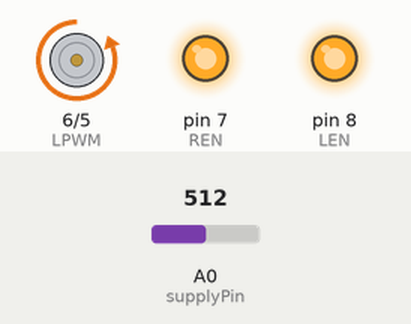
A sketch run on a simulated Arduino Uno, built with avr-gcc and run on an emulated ATmega328P. On the bench: motor-driver pin pairs drawn as motors (green arrow = first pin HIGH = forward, orange = second pin HIGH = backward, longer = more drive), output pins drawn as LEDs (lit = HIGH). Inputs (shaded band) come from the test bench; at power-on: A0 (supplyPin) = 512. What the sketch prints to the serial monitor is not drawn.

Above: at 11.0 s.
11.1 s: A0 (supplyPin) set to 528
At 21.6 s:
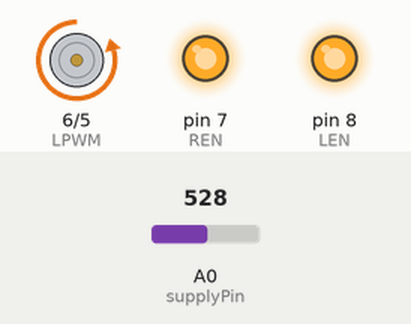
21.9 s: A0 (supplyPin) set to 716
At 32.0 s:
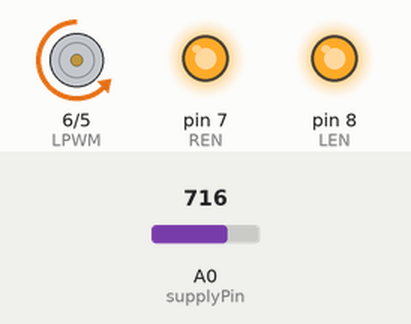
Timing chart, 0 to 33.5 s (numbered marks = the images above; inputs shaded):
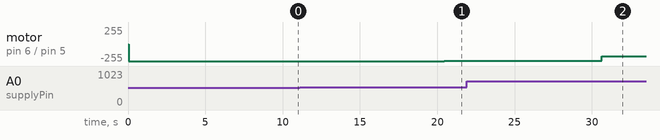

Measured:
- after the input at 11.1 s, motor on pin 6 (LPWM) / pin 5 (RPWM): backward 255/255 → backward 250/255 after 9.3 s
- after the input at 21.9 s, motor on pin 6 (LPWM) / pin 5 (RPWM): backward 250/255 → backward 185/255 after 8.8 s

The sketch:

Lubrication_system_code.ino
```cpp
// Pin assignments
const int RPWM = 5;  // Right PWM pin for BTS7960
const int LPWM = 6;  // Left PWM pin for BTS7960
const int REN = 7;   // Right Enable pin
const int LEN = 8;   // Left Enable pin
const int supplyPin = A0;  // Analog pin to read LiPo voltage from the voltage divider

// Constants
const float voltageDividerRatio = (19.8 + 5.4) / 5.4; // R1 + R2 / R2
float rpm = 7;  // Input RPM (set manually for now, replace with sensor later)

// Functions for voltage calculations
float calculateFlowRate(float rpm) {
  float term1 = 0.2 * (rpm * rpm);
  float term2 = 0.6 * rpm;
  float constant = 3.5224;

  Serial.print("Term 1 (RPM^2): ");
  Serial.println(term1, 6);
  Serial.print("Term 2 (RPM): ");
  Serial.println(term2, 6);
  Serial.print("Constant: ");
  Serial.println(constant, 6);

  float flowRate = term1 + term2 + constant;
  Serial.print("Calculated Flow Rate: ");
  Serial.println(flowRate, 6);
  return flowRate;
}

float calculateVoltage(float flowRate) {
  return 0.0054 * (flowRate * flowRate) + 0.4961 * flowRate + 1.8575;
}

void setup() {
  pinMode(RPWM, OUTPUT);
  pinMode(LPWM, OUTPUT);
  pinMode(REN, OUTPUT);
  pinMode(LEN, OUTPUT);

  pinMode(A3, INPUT);    // Ensure A3 is input
  digitalWrite(A3, LOW); // Pull-down A3 to avoid floating

  digitalWrite(REN, HIGH);  // Enable Right channel
  digitalWrite(LEN, HIGH);  // Enable Left channel

  Serial.begin(9600);
}


void loop() {
  // Measure the supply voltage using the voltage divider
  int rawValue = analogRead(supplyPin);  // Read ADC value from A0
  float voltageOut = (rawValue / 1023.0) * 5.15*1;  // Convert ADC to voltage
  float supplyVoltage = voltageOut * voltageDividerRatio;  // Scale to actual LiPo voltage

  // Calculate flow rate and desired voltage
  float flowRate = calculateFlowRate(rpm);
  float desiredVoltage = calculateVoltage(flowRate);

  // Constrain desired voltage within the range (4V to 12V)
  desiredVoltage = constrain(desiredVoltage, 4.0, 12.6);

  // Calculate PWM duty cycle safely
  int dutyCycle = (desiredVoltage / max(supplyVoltage, 1.0)) * 255;
  dutyCycle = constrain(dutyCycle, 0, 255);

  // Apply PWM signal
  analogWrite(RPWM, dutyCycle);
  analogWrite(LPWM, 0);

  // Debugging output
  Serial.print("Raw ADC Value: ");
  Serial.print(rawValue);
  Serial.print(", Voltage at A0: ");
  Serial.print(voltageOut);
  Serial.print(" V, LiPo Voltage: ");
  Serial.print(supplyVoltage);
  Serial.print(" V, RPM: ");
  Serial.print(rpm);
  Serial.print(", Flow Rate: ");
  Serial.print(flowRate);
  Serial.print(" L/min, Desired Voltage: ");
  Serial.print(desiredVoltage);
  Serial.print(" V, PWM Duty Cycle: ");
  Serial.print(dutyCycle);
  Serial.print(" (");
  Serial.print((dutyCycle / 255.0) * 100);
  Serial.println("%)");

  delay(10000);
}
```
